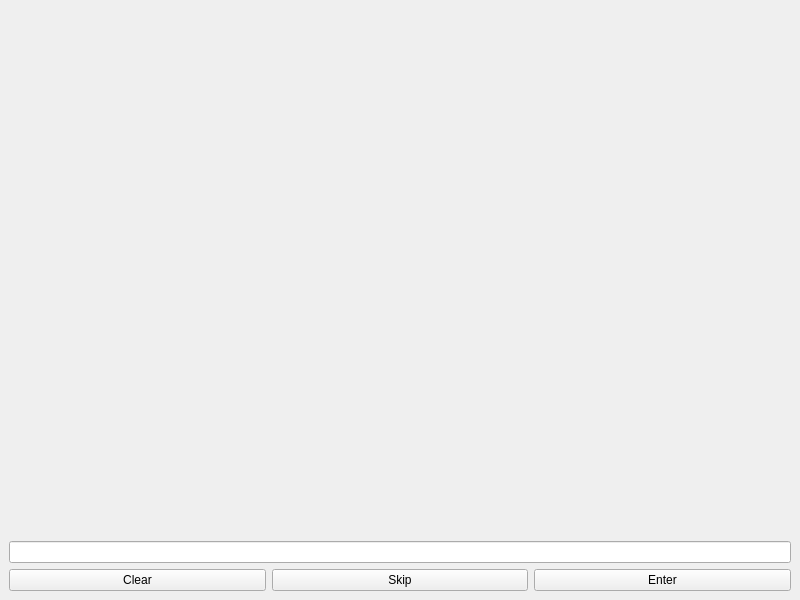
<?xml version="1.0" encoding="UTF-8"?>
<ui version="4.0">
 <class>GameScreen</class>
 <widget class="QMainWindow" name="GameScreen">
  <property name="geometry">
   <rect>
    <x>0</x>
    <y>0</y>
    <width>800</width>
    <height>600</height>
   </rect>
  </property>
  <property name="windowTitle">
   <string>MainWindow</string>
  </property>
  <widget class="QWidget" name="centralwidget">
   <layout class="QVBoxLayout" name="verticalLayout">
    <item alignment="Qt::AlignHCenter|Qt::AlignVCenter">
     <widget class="QLabel" name="WordLabel">
      <property name="styleSheet">
       <string notr="true">font-size: 30px;</string>
      </property>
      <property name="text">
       <string/>
      </property>
     </widget>
    </item>
    <item>
     <layout class="QGridLayout" name="gridLayout">
      <item row="1" column="0">
       <widget class="QPushButton" name="ClearButton">
        <property name="text">
         <string>Clear</string>
        </property>
       </widget>
      </item>
      <item row="1" column="2">
       <widget class="QPushButton" name="EnterButton">
        <property name="text">
         <string>Enter</string>
        </property>
       </widget>
      </item>
      <item row="1" column="1">
       <widget class="QPushButton" name="SkipButton">
        <property name="text">
         <string>Skip</string>
        </property>
       </widget>
      </item>
      <item row="0" column="0" colspan="3">
       <widget class="QLineEdit" name="UserInput"/>
      </item>
     </layout>
    </item>
   </layout>
  </widget>
 </widget>
 <resources/>
 <connections/>
</ui>
